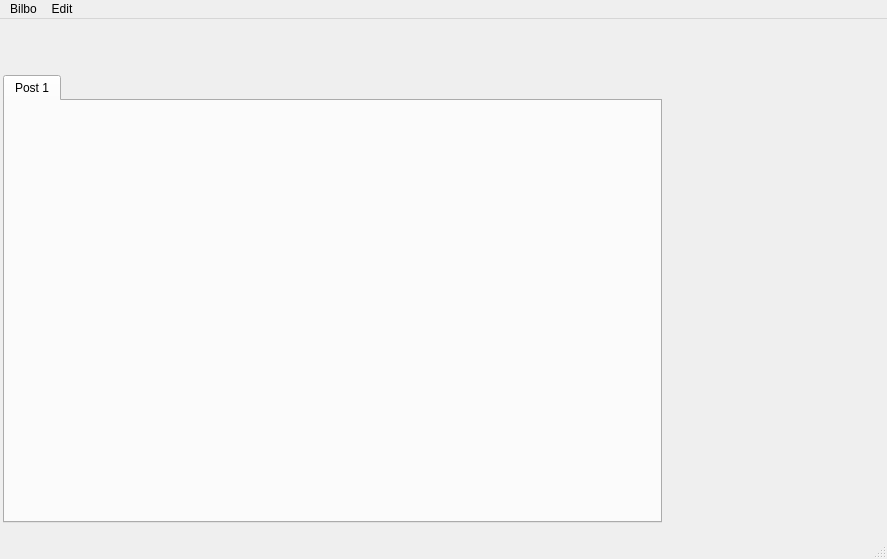
<ui version="4.0" >
 <class>BilboMain</class>
 <widget class="QMainWindow" name="BilboMain" >
  <property name="geometry" >
   <rect>
    <x>0</x>
    <y>0</y>
    <width>887</width>
    <height>559</height>
   </rect>
  </property>
  <property name="windowTitle" >
   <string>MainWindow</string>
  </property>
  <widget class="QWidget" name="centralwidget" >
   <widget class="QTabWidget" name="tabPosts" >
    <property name="geometry" >
     <rect>
      <x>3</x>
      <y>56</y>
      <width>659</width>
      <height>448</height>
     </rect>
    </property>
    <property name="currentIndex" >
     <number>0</number>
    </property>
    <widget class="QWidget" name="tab" >
     <attribute name="title" >
      <string>Post 1</string>
     </attribute>
     <layout class="QGridLayout" name="gridLayout_2" />
    </widget>
   </widget>
  </widget>
  <widget class="QMenuBar" name="menubar" >
   <property name="geometry" >
    <rect>
     <x>0</x>
     <y>0</y>
     <width>887</width>
     <height>26</height>
    </rect>
   </property>
   <widget class="QMenu" name="menuBilbo" >
    <property name="title" >
     <string>Bilbo</string>
    </property>
    <addaction name="actionTest" />
    <addaction name="separator" />
    <addaction name="actionQuit" />
   </widget>
   <widget class="QMenu" name="menuEdit" >
    <property name="title" >
     <string>Edit</string>
    </property>
   </widget>
   <addaction name="menuBilbo" />
   <addaction name="menuEdit" />
  </widget>
  <widget class="QStatusBar" name="statusbar" />
  <action name="actionQuit" >
   <property name="text" >
    <string>Quit</string>
   </property>
  </action>
  <action name="actionTest" >
   <property name="text" >
    <string>test</string>
   </property>
  </action>
 </widget>
 <resources/>
 <connections/>
</ui>
